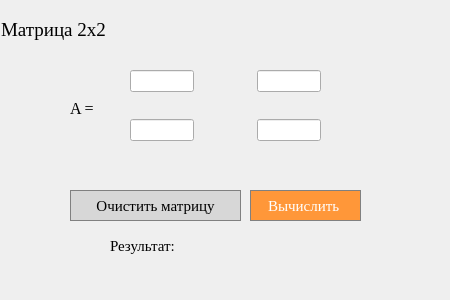
<?xml version="1.0" encoding="UTF-8"?>
<ui version="4.0">
 <class>matrix_det_2x2</class>
 <widget class="QDialog" name="matrix_det_2x2">
  <property name="geometry">
   <rect>
    <x>0</x>
    <y>0</y>
    <width>450</width>
    <height>300</height>
   </rect>
  </property>
  <property name="windowTitle">
   <string>Matrix det 2x2</string>
  </property>
  <property name="windowIcon">
   <iconset resource="icons.qrc">
    <normaloff>:/images/matritsa.png</normaloff>:/images/matritsa.png</iconset>
  </property>
  <property name="styleSheet">
   <string notr="true">QLabel {
	qproperty-alignment: 'AlignVCenter | AlignCenter';
}</string>
  </property>
  <widget class="QLabel" name="label">
   <property name="geometry">
    <rect>
     <x>1</x>
     <y>10</y>
     <width>450</width>
     <height>40</height>
    </rect>
   </property>
   <property name="sizePolicy">
    <sizepolicy hsizetype="Preferred" vsizetype="Fixed">
     <horstretch>0</horstretch>
     <verstretch>0</verstretch>
    </sizepolicy>
   </property>
   <property name="font">
    <font>
     <family>Times New Roman</family>
     <pointsize>14</pointsize>
    </font>
   </property>
   <property name="text">
    <string>Матрица 2х2</string>
   </property>
  </widget>
  <widget class="QWidget" name="layoutWidget">
   <property name="geometry">
    <rect>
     <x>130</x>
     <y>70</y>
     <width>191</width>
     <height>71</height>
    </rect>
   </property>
   <layout class="QVBoxLayout" name="verticalLayout">
    <item>
     <layout class="QHBoxLayout" name="horizontalLayout_2">
      <item>
       <widget class="QLineEdit" name="lineEdit_1"/>
      </item>
      <item>
       <spacer name="horizontalSpacer">
        <property name="orientation">
         <enum>Qt::Horizontal</enum>
        </property>
        <property name="sizeType">
         <enum>QSizePolicy::Preferred</enum>
        </property>
        <property name="sizeHint" stdset="0">
         <size>
          <width>100</width>
          <height>20</height>
         </size>
        </property>
       </spacer>
      </item>
      <item>
       <widget class="QLineEdit" name="lineEdit_2"/>
      </item>
     </layout>
    </item>
    <item>
     <spacer name="verticalSpacer">
      <property name="orientation">
       <enum>Qt::Vertical</enum>
      </property>
      <property name="sizeHint" stdset="0">
       <size>
        <width>20</width>
        <height>40</height>
       </size>
      </property>
     </spacer>
    </item>
    <item>
     <layout class="QHBoxLayout" name="horizontalLayout">
      <item>
       <widget class="QLineEdit" name="lineEdit_3"/>
      </item>
      <item>
       <spacer name="horizontalSpacer_2">
        <property name="orientation">
         <enum>Qt::Horizontal</enum>
        </property>
        <property name="sizeType">
         <enum>QSizePolicy::Preferred</enum>
        </property>
        <property name="sizeHint" stdset="0">
         <size>
          <width>100</width>
          <height>20</height>
         </size>
        </property>
       </spacer>
      </item>
      <item>
       <widget class="QLineEdit" name="lineEdit_4"/>
      </item>
     </layout>
    </item>
   </layout>
  </widget>
  <widget class="QPushButton" name="pushButton_det_2x2">
   <property name="geometry">
    <rect>
     <x>250</x>
     <y>190</y>
     <width>111</width>
     <height>31</height>
    </rect>
   </property>
   <property name="font">
    <font>
     <family>Times New Roman</family>
     <pointsize>11</pointsize>
    </font>
   </property>
   <property name="styleSheet">
    <string notr="true">QPushButton {
  background-color: rgb(255, 151, 57);
  color: white; 
  border: 1px solid gray;
}

QPushButton:pressed {
    background-color: qlineargradient(x1: 0, y1: 0, x2: 0, y2: 1,
                                      stop: 0 #FF7832, stop: 1 #FF9739);
}</string>
   </property>
   <property name="text">
    <string>Вычислить </string>
   </property>
  </widget>
  <widget class="QLabel" name="label_2">
   <property name="geometry">
    <rect>
     <x>110</x>
     <y>230</y>
     <width>101</width>
     <height>31</height>
    </rect>
   </property>
   <property name="font">
    <font>
     <family>Times New Roman</family>
     <pointsize>11</pointsize>
    </font>
   </property>
   <property name="styleSheet">
    <string notr="true">QLabel {
	qproperty-alignment: 'AlignVCenter | AlignRight';
}</string>
   </property>
   <property name="text">
    <string>Результат:</string>
   </property>
  </widget>
  <widget class="QLabel" name="label_det_2x2_res">
   <property name="geometry">
    <rect>
     <x>250</x>
     <y>230</y>
     <width>111</width>
     <height>31</height>
    </rect>
   </property>
   <property name="styleSheet">
    <string notr="true">QLabel {
	qproperty-alignment: 'AlignVCenter | AlignLeft';
	border : 1px solid gray;
}

background-color : white;</string>
   </property>
   <property name="text">
    <string/>
   </property>
  </widget>
  <widget class="QLabel" name="label_3">
   <property name="geometry">
    <rect>
     <x>70</x>
     <y>100</y>
     <width>55</width>
     <height>16</height>
    </rect>
   </property>
   <property name="font">
    <font>
     <family>Times New Roman</family>
     <pointsize>12</pointsize>
    </font>
   </property>
   <property name="text">
    <string>A =</string>
   </property>
  </widget>
  <widget class="QPushButton" name="pushButton_clear">
   <property name="geometry">
    <rect>
     <x>70</x>
     <y>190</y>
     <width>171</width>
     <height>31</height>
    </rect>
   </property>
   <property name="font">
    <font>
     <family>Times New Roman</family>
     <pointsize>11</pointsize>
    </font>
   </property>
   <property name="styleSheet">
    <string notr="true">QPushButton {
  background-color: rgb(215, 215, 215);
  border: 1px solid gray;
}
QPushButton:pressed {
    background-color: qlineargradient(x1: 0, y1: 0, x2: 0, y2: 1,
                                      stop: 0 #BEBEBE, stop: 1 #D7D7D7);
}</string>
   </property>
   <property name="text">
    <string>Очистить матрицу</string>
   </property>
  </widget>
 </widget>
 <tabstops>
  <tabstop>lineEdit_1</tabstop>
  <tabstop>lineEdit_2</tabstop>
  <tabstop>lineEdit_3</tabstop>
  <tabstop>lineEdit_4</tabstop>
  <tabstop>pushButton_det_2x2</tabstop>
  <tabstop>pushButton_clear</tabstop>
 </tabstops>
 <resources>
  <include location="icons.qrc"/>
 </resources>
 <connections/>
</ui>
